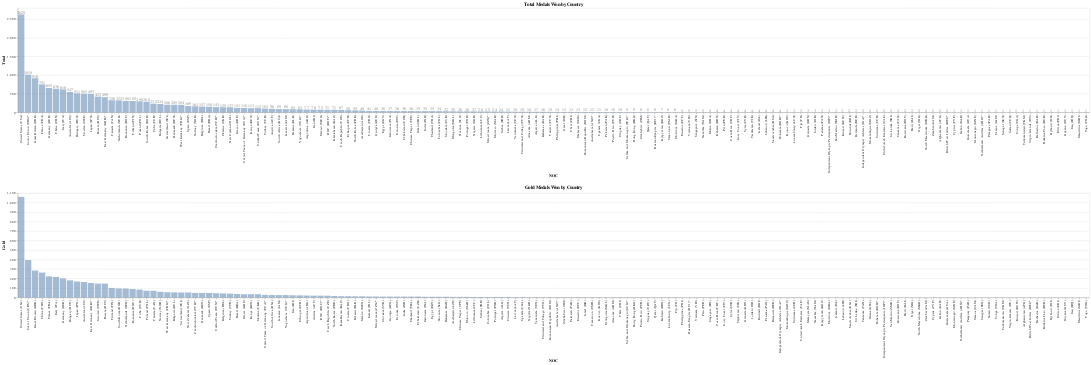

The notebook cell saved with this chart:
### Code cell
brush_bar = alt.selection_interval()
click = alt.selection_point(fields=["NOC"])



search_input = alt.selection_point(
    fields=['NOC'],
    empty=False,  # Start with no points selected
    bind=alt.binding(
        input='search',
        placeholder="Country Name",
        name='Search '
    )
)



barChar = alt.Chart(data=medals_df, title='Total Medals Won by Country').mark_bar(opacity=op_var).encode(
    x = alt.X("NOC:N").sort('-y'), 
    y = "Total:Q",
    tooltip = ["Gold", "Silver", "Bronze"],
    opacity=alt.condition(
        search_input,
        alt.value(1),
        alt.value(0.5))
    ).properties(
).add_params(brush_bar, search_input, click)

    
text = barChar.mark_text(
    baseline='middle',
    dy=-5  
).encode(
    text='Total:Q'
)

goldBar = alt.Chart(data=medals_df, title='Gold Medals Won by Country').mark_bar().encode(
    x = alt.X("NOC:N").sort('-y'), 
    y = "Gold:Q",
    tooltip = ["Gold:Q"],
    opacity=alt.condition(
        search_input,
        alt.value(1),
        alt.value(0.5))
).transform_filter(brush_bar)


barChar + text & goldBar

### Figure 1 — Vega-Lite specification as saved in the notebook (floating-point values rounded to 4 significant figures; data arrays with more than 128 entries replaced by an {"elided": "..."} marker saying what was removed)
{"config": {"view": {"continuousWidth": 300, "continuousHeight": 300}}, "vconcat": [{"layer": [{"mark": {"type": "bar", "opacity": {"expr": "param_110"}}, "encoding": {"opacity": {"condition": {"param": "param_147", "value": 1, "empty": false}, "value": 0.5}, "tooltip": [{"field": "Gold", "type": "quantitative"}, {"field": "Silver", "type": "quantitative"}, {"field": "Bronze", "type": "quantitative"}], "x": {"field": "NOC", "sort": "-y", "type": "nominal"}, "y": {"field": "Total", "type": "quantitative"}}, "name": "view_41", "title": "Total Medals Won by Country"}, {"mark": {"type": "text", "baseline": "middle", "dy": -5}, "encoding": {"opacity": {"condition": {"param": "param_147", "value": 1, "empty": false}, "value": 0.5}, "text": {"field": "Total", "type": "quantitative"}, "tooltip": [{"field": "Gold", "type": "quantitative"}, {"field": "Silver", "type": "quantitative"}, {"field": "Bronze", "type": "quantitative"}], "x": {"field": "NOC", "sort": "-y", "type": "nominal"}, "y": {"field": "Total", "type": "quantitative"}}, "title": "Total Medals Won by Country"}]}, {"mark": {"type": "bar"}, "encoding": {"opacity": {"condition": {"param": "param_147", "value": 1, "empty": false}, "value": 0.5}, "tooltip": [{"field": "Gold", "type": "quantitative"}], "x": {"field": "NOC", "sort": "-y", "type": "nominal"}, "y": {"field": "Gold", "type": "quantitative"}}, "title": "Gold Medals Won by Country", "transform": [{"filter": {"param": "param_145"}}]}], "data": {"name": "data-859bc9a83f6d9e2873f48a528434a9c5"}, "params": [{"name": "param_145", "select": {"type": "interval"}, "views": ["view_41"]}, {"name": "param_147", "select": {"type": "point", "fields": ["NOC"]}, "bind": {"input": "search", "placeholder": "Country Name", "name": "Search "}, "views": ["view_41"]}, {"name": "param_146", "select": {"type": "point", "fields": ["NOC"]}, "views": ["view_41"]}], "$schema": "https://vega.github.io/schema/vega-lite/v5.17.0.json", "datasets": {"data-859bc9a83f6d9e2873f48a528434a9c5": {"elided": "154 records"}}}
